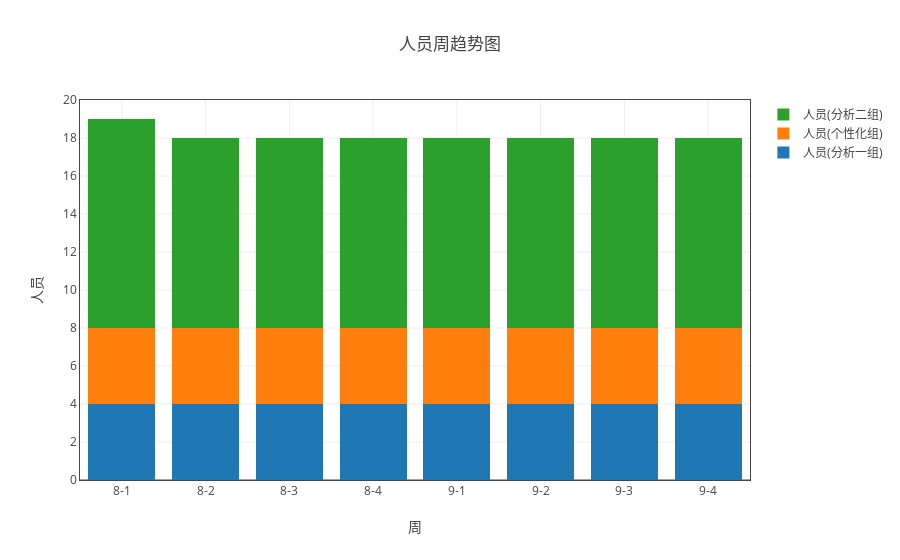

Here is the notebook cell this chart was saved with:
### Markdown cell above
## 各组人员情况

### Code cell
ss = myModule.format(all_df1 ,"日期（格式“月-周次”）" ,['人员'])
ss.add_group('组别')
myModule.myPlot(ss.groupby('count')).plot('stack_bar')

### Figure 1 — Plotly figure (JSON) as saved in the notebook; plotly's stock layout.template omitted (floating-point values rounded to 4 significant figures)
{"data": [{"name": "人员(分析一组)", "type": "bar", "uid": "77f436b8-cae5-11e8-aa50-a81e84e6c740", "x": ["8-1", "8-2", "8-3", "8-4", "9-1", "9-2", "9-3", "9-4"], "y": [4, 4, 4, 4, 4, 4, 4, 4]}, {"name": "人员(个性化组)", "type": "bar", "uid": "77f43a50-cae5-11e8-aa50-a81e84e6c740", "x": ["8-1", "8-2", "8-3", "8-4", "9-1", "9-2", "9-3", "9-4"], "y": [4, 4, 4, 4, 4, 4, 4, 4]}, {"name": "人员(分析二组)", "type": "bar", "uid": "77f43ca8-cae5-11e8-aa50-a81e84e6c740", "x": ["8-1", "8-2", "8-3", "8-4", "9-1", "9-2", "9-3", "9-4"], "y": [11, 10, 10, 10, 10, 10, 10, 10]}], "layout": {"barmode": "stack", "title": "人员周趋势图", "xaxis": {"mirror": "all", "nticks": 20, "showgrid": true, "showline": true, "title": "周", "zeroline": true}, "yaxis": {"mirror": "all", "nticks": 20, "showgrid": true, "showline": true, "title": "人员", "zeroline": true}}}
